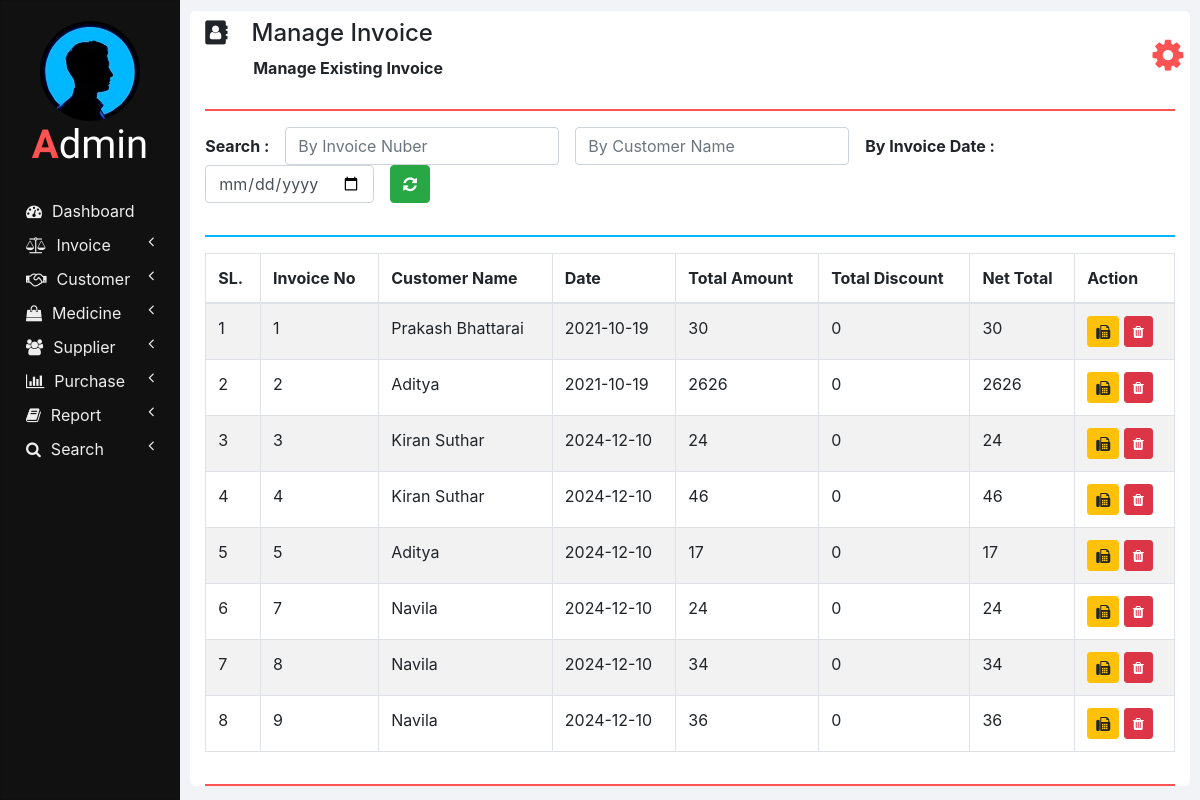
Page /manage_invoice.php on the committed database.
### tables this page shows
CREATE TABLE `invoices` (
  `INVOICE_ID` int(11) NOT NULL,
  `NET_TOTAL` double NOT NULL DEFAULT 0,
  `INVOICE_DATE` date NOT NULL DEFAULT current_timestamp(),
  `CUSTOMER_ID` int(11) NOT NULL,
  `TOTAL_AMOUNT` double NOT NULL,
  `TOTAL_DISCOUNT` double NOT NULL
);

CREATE TABLE `customers` (
  `ID` int(11) NOT NULL,
  `NAME` varchar(20) NOT NULL,
  `CONTACT_NUMBER` varchar(10) NOT NULL,
  `ADDRESS` varchar(100) NOT NULL,
  `DOCTOR_NAME` varchar(20) NOT NULL,
  `DOCTOR_ADDRESS` varchar(100) NOT NULL
);

### php/manage_invoice.php (the view, shortened to what this page needs)
<?php
  function showInvoices() {
    require "db_connection.php";
    if($con) {
      $seq_no = 0;
      $query = "SELECT * FROM invoices INNER JOIN customers ON invoices.CUSTOMER_ID = customers.ID";
      $result = mysqli_query($con, $query);
      while($row = mysqli_fetch_array($result)) {
        $seq_no++;
        showInvoiceRow($seq_no, $row);
      }
    }
  }
  function showInvoiceRow($seq_no, $row) {
    ?>
    <tr>
      <td><?php echo $seq_no; ?></td>
      <td><?php echo $row['INVOICE_ID']; ?></td>
      <td><?php echo $row['NAME']; ?></td>
      <td><?php echo $row['INVOICE_DATE']; ?></td>
      <td><?php echo $row['TOTAL_AMOUNT']; ?></td>
      <td><?php echo $row['TOTAL_DISCOUNT']; ?></td>
      <td><?php echo $row['NET_TOTAL']; ?></td>
      <td>
        <button class="btn btn-warning btn-sm" onclick="printInvoice(<?php echo $row['INVOICE_ID']; ?>);">
          <i class="fa fa-fax"></i>
        </button>
        <button class="btn btn-danger btn-sm" onclick="deleteInvoice(<?php echo $row['INVOICE_ID']; ?>);">
          <i class="fa fa-trash"></i>
        </button>
      </td>
    </tr>
    <?php
  }
    ?>

### manage_invoice.php (shortened to what this page needs)
<!DOCTYPE html>
<html lang="en" dir="ltr">
  <head>
    <link rel="stylesheet" href="bootstrap/css/bootstrap.min.css">
    <link rel="stylesheet" href="https://use.fontawesome.com/releases/v5.3.1/css/all.css">
    <link rel="stylesheet" href="https://cdnjs.cloudflare.com/ajax/libs/font-awesome/4.7.0/css/font-awesome.min.css">
    <link rel="stylesheet" href="css/sidenav.css">
    <link rel="stylesheet" href="css/home.css">
  </head>
  <body>
    <div class="container-fluid">
      <div class="container">
        <?php
          require "php/header.php";
          createHeader('address-book', 'Manage Invoice', 'Manage Existing Invoice');
        ?>
        <div class="row">
          <div class="col-md-12 form-group form-inline">
            <label class="font-weight-bold" for="">Search :&emsp;</label>
            <input type="number" class="form-control" id="by_invoice_number" placeholder="By Invoice Nuber" onkeyup="searchInvoice(this.value, 'INVOICE_ID');">
            &emsp;<input type="text" class="form-control" id="by_customer_name" placeholder="By Customer Name" onkeyup="searchInvoice(this.value, 'NAME');">
            &emsp;<label class="font-weight-bold" for="">By Invoice Date :&emsp;</label>
            <input type="date" class="form-control" id="by_date" onchange="searchInvoice(this.value, 'INVOICE_DATE');">
            &emsp;<button class="btn btn-success font-weight-bold" onclick="refresh();"><i class="fa fa-refresh"></i></button>
          </div>
          <div class="col col-md-12">
            <hr class="col-md-12" style="padding: 0px; border-top: 2px solid  #02b6ff;">
          </div>
          <div class="col col-md-12 table-responsive">
            <div class="table-responsive">
            	<table class="table table-bordered table-striped table-hover">
            		<thead>
            			<tr>
            				<th>SL.</th>
            				<th>Invoice No</th>
            				<th>Customer Name</th>
            				<th>Date</th>
                    <th>Total Amount</th>
                    <th>Total Discount</th>
                    <th>Net Total</th>
                    <th>Action</th>
            			</tr>
            		</thead>
                <tbody id="invoices_div">
                  <?php
                    require 'php/manage_invoice.php';
                    showInvoices();
                  ?>
                </tbody>
            	</table>
            </div>
          </div>
        </div>
        <hr style="border-top: 2px solid #ff5252;">
      </div>
    </div>
  </body>
</html>

### php/header.php
<?php
  function createHeader($icon, $heading, $sub_heading) {
    echo '
    <section class="row content-header">
      <div class="header-title col-md-11">
        <p class="h4 pt-2"><i class="fa fa-'.$icon.'"></i>&emsp;'.$heading.'</p>
        &emsp;&emsp;&emsp;<small class="font-weight-bold h6">'.$sub_heading.'</small>
      </div>
      <div class="col-md-1 user_options">
        <button class="col col-md-1 m-3" onclick="showOptions();">
          <i class="fa fa-gear"></i>
        </button>
        <div id="mark"><i class="fa fa-play fa-rotate-270"></i></div>
        <ul id="options" class="options list-unstyled" style="display: none;">
          <li>
            <a href="my_profile.php"><i class="fa fa-user"></i><span>My Profile</span></a>
          </li>
          <li>
            <a href="change_password.php"><i class="fa fa-edit"></i><span>Change Password</span></a>
          </li>
          <li>
            <a href="logout.php"><i class="fa fa-key"></i><span>Logout</span></a>
          </li>
        </ul>
      </div>
    </section>
    <hr style="border-top: 2px solid #ff5252;">
    ';
  }
?>

### css/sidenav.css (style rules this page uses)
body { background-color: #f1f3f6; }
.sidenav { width: 15%; height: 100vh; background-color: #222222; position: fixed; z-index: 1; flex: 1 0 auto; }
.card { width: 100%; height: 100%; top: 0; border-radius: 0; background-color: #111111; }
.logo .logo-caption { font-family: 'Poiret One', cursive; color: #ffffff; text-align: center; margin-bottom: 25px; }
.logo .profile { margin-left: 50%; border-radius: 50%; transform: translate(-50%); }
.logo .tweak { color: #ff5252; font-weight: bold; }
.main-menu-item { padding: 5px 5px; cursor: pointer; }
.main-menu-item > a { color: #eeeeee; text-decoration: none; font-size: 16px; }
.main-menu-item > a > span { margin-left: 10px; }

### css/home.css (style rules this page uses)
html, body { height: 100vh; }
.container-fluid { margin-left: 15%; width: 85%; background: #f1f3f6; padding: 1px 0 0 0; flex: 1 0 auto; }
.container { margin: 0; max-width: 98%; margin: 1%; background-color: #ffffff; border-radius: 5px; }
.user_options button { max-width: 50px; max-height: 50px; font-size: 36px; background-color: #ffffff; color: #ff5252; border: none; outline: none; }
input[type=number] { -moz-appearance: textfield; }

### rows in the picture
invoices: seq_no "1", INVOICE_ID "1", CUSTOMER_ID.NAME "Prakash Bhattarai", INVOICE_DATE "2021-10-19", TOTAL_AMOUNT "30", TOTAL_DISCOUNT "0", NET_TOTAL "30"
invoices: seq_no "2", INVOICE_ID "2", CUSTOMER_ID.NAME "Aditya", INVOICE_DATE "2021-10-19", TOTAL_AMOUNT "2626", TOTAL_DISCOUNT "0", NET_TOTAL "2626"
invoices: seq_no "3", INVOICE_ID "3", CUSTOMER_ID.NAME "Kiran Suthar", INVOICE_DATE "2024-12-10", TOTAL_AMOUNT "24", TOTAL_DISCOUNT "0", NET_TOTAL "24"
invoices: seq_no "4", INVOICE_ID "4", CUSTOMER_ID.NAME "Kiran Suthar", INVOICE_DATE "2024-12-10", TOTAL_AMOUNT "46", TOTAL_DISCOUNT "0", NET_TOTAL "46"
invoices: seq_no "5", INVOICE_ID "5", CUSTOMER_ID.NAME "Aditya", INVOICE_DATE "2024-12-10", TOTAL_AMOUNT "17", TOTAL_DISCOUNT "0", NET_TOTAL "17"
invoices: seq_no "6", INVOICE_ID "7", CUSTOMER_ID.NAME "Navila", INVOICE_DATE "2024-12-10", TOTAL_AMOUNT "24", TOTAL_DISCOUNT "0", NET_TOTAL "24"
invoices: seq_no "7", INVOICE_ID "8", CUSTOMER_ID.NAME "Navila", INVOICE_DATE "2024-12-10", TOTAL_AMOUNT "34", TOTAL_DISCOUNT "0", NET_TOTAL "34"
invoices: seq_no "8", INVOICE_ID "9", CUSTOMER_ID.NAME "Navila", INVOICE_DATE "2024-12-10", TOTAL_AMOUNT "36", TOTAL_DISCOUNT "0", NET_TOTAL "36"

### other values in the picture
$heading "Manage Invoice"
$sub_heading "Manage Existing Invoice"
